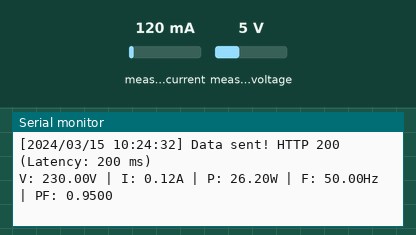
This sketch was run on a simulated ESP32. Parts: the last lines printed to the serial monitor. The test bench sets the inputs (shaded band); at power-on: measured current 120 mA, measured voltage 5 V. WiFi joins after 1.5 s; servers stay silent unless stated; uploads are accepted with an empty reply; the local clock reads 2024-03-15 10:24:30 at power-on unless the sketch sets it.

Above: at 2.7 s.
2.8 s: measured current set to 40 mA
At 3.98 s:
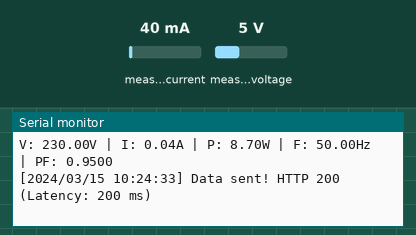
4.3 s: measured voltage set to 0.3 V
At 4.4 s:
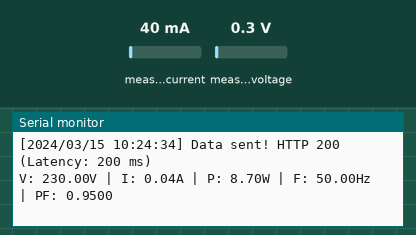
5.8 s: measured current set to 500 mA
At 5.84 s:
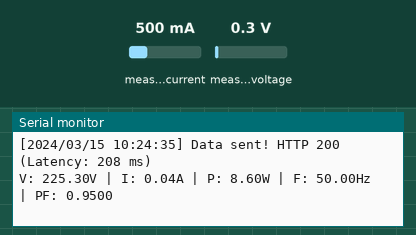
Timing chart, 0 to 8.8 s (numbered marks = the images above; inputs shaded):
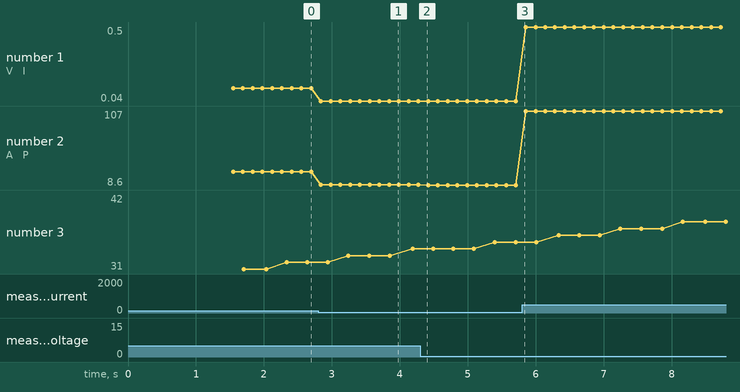

Measured:
- after the input at 2.8 s, the serial monitor: prints a new line at once (image 1)
- plotted number 1: 0.12 → 0.04 after the input at 2.8 s, 0.04 → 0.5 after the input at 5.8 s
- plotted number 2: 26.2 → 8.7 after the input at 2.8 s, 8.7 → 8.6 after the input at 4.3 s, 8.6 → 107 after the input at 5.8 s

The sketch:

final-code.ino
```cpp
#include <WiFiManager.h>       // WiFiManager library
#include <HTTPClient.h>        // HTTP Client for Firebase REST API
#include <ArduinoJson.h>       // JSON formatter
#include <PZEM004Tv30.h>       // PZEM004Tv30 library
#include <time.h>              // Time synchronization
#include "freertos/semphr.h"   // FreeRTOS semaphore for synchronization
#include <WiFi.h>              // ESP32 WiFi library

// Firebase REST API Configuration
#define FIREBASE_URL "https://powerquality-d9f8e-default-rtdb.asia-southeast1.firebasedatabase.app"
#define FIREBASE_AUTH "8e314838b9d5a6ace9a719c8ba39426878a83816"  // Replace with your Firebase secret key

// PZEM004Tv30 configuration
#define PZEM_RX_PIN 16
#define PZEM_TX_PIN 17
PZEM004Tv30 pzem(Serial2, PZEM_RX_PIN, PZEM_TX_PIN);

// Time configuration
const long gmtOffset_sec = 28800;  // GMT+8 (Philippines)
const int daylightOffset_sec = 0;

// Sensor Network Credentials
const String nodeCode = "C-4";
const String location = "Cebu City, Cebu";

// Shared variables (protected by mutex)
float voltage, current, power, frequency, pf;
char dateString[20], timeString[20];
unsigned long lastReadingTime = 0;
const unsigned long timeoutInterval = 120000;

// Mutex for synchronization
SemaphoreHandle_t dataMutex;

// Function to connect to WiFi
void connectWiFi() {
    WiFiManager wm;

    if (WiFi.SSID() == "") {
        Serial.println("No saved WiFi credentials, starting WiFiManager...");

        unsigned long startMillis = millis(); // Start time tracking
        wm.setConfigPortalTimeout(120); // Set WiFiManager timeout to 2 minutes (120 seconds)

        if (!wm.autoConnect("ESP32_WiFiManager")) {
            Serial.println("WiFiManager timed out! Restarting...");
            ESP.restart();
        }
    } else {
        Serial.println("Connecting to saved WiFi...");
        WiFi.begin();
        WiFi.setAutoReconnect(true);
        WiFi.persistent(true);

        int attempts = 0;
        while (WiFi.status() != WL_CONNECTED) {
            Serial.print(".");
            delay(500);
            attempts++;

            // If it takes longer than 2 minutes, restart
            if (attempts >= 240) { // 240 * 500ms = 120 seconds
                Serial.println("\nWiFi connection timeout! Restarting...");
                ESP.restart();
            }
        }

        Serial.println("\nWiFi Connected!");
    }
}


// Function to handle WiFi auto-reconnect
void checkWiFi() {
    if (WiFi.status() != WL_CONNECTED) {
        Serial.println("WiFi disconnected! Reconnecting...");
        WiFi.disconnect();
        WiFi.reconnect();
    }
}

void setup() {
    Serial.begin(115200);
    connectWiFi();
    configTime(gmtOffset_sec, daylightOffset_sec, "pool.ntp.org", "time.nist.gov");

    struct tm timeinfo;
    while (!getLocalTime(&timeinfo)) {
        Serial.println("Failed to obtain time. Retrying...");
        delay(500);
    }
    Serial.println("Time synchronized successfully!");

    // Create mutex
    dataMutex = xSemaphoreCreateMutex();

    // Create FreeRTOS Tasks
    xTaskCreatePinnedToCore(TaskReadSensor, "TaskReadSensor", 4096, NULL, 2, NULL, 0);
    xTaskCreatePinnedToCore(TaskSendToFirebase, "TaskSendToFirebase", 8192, NULL, 3, NULL, 1);
    xTaskCreatePinnedToCore(TaskCheckWiFi, "TaskCheckWiFi", 2048, NULL, 1, NULL, 0);
}

void loop() {
    // FreeRTOS handles tasks, nothing needed here.
}

// Task 1: Read Sensor Data Every 1 Second
void TaskReadSensor(void *pvParameters) {
    while (1) {
        struct tm timeinfo;
        if (getLocalTime(&timeinfo)) {
            xSemaphoreTake(dataMutex, portMAX_DELAY);
            sprintf(dateString, "%04d/%02d/%02d",
                    timeinfo.tm_year + 1900, timeinfo.tm_mon + 1, timeinfo.tm_mday );
            sprintf(timeString, "%02d:%02d:%02d",
                    timeinfo.tm_hour, timeinfo.tm_min, timeinfo.tm_sec);
            xSemaphoreGive(dataMutex);
        } else {
            Serial.println("Failed to get time.");
        }

        xSemaphoreTake(dataMutex, portMAX_DELAY);
        voltage = pzem.voltage();
        current = pzem.current();
        power = pzem.power();
        frequency = pzem.frequency();
        pf = pzem.pf();
        xSemaphoreGive(dataMutex);

        if (!isnan(voltage) && !isnan(current) && !isnan(power) &&
            !isnan(frequency) && !isnan(pf)) {
            lastReadingTime = millis();  // Update last successful reading time
        }

        Serial.printf("V: %.2fV | I: %.2fA | P: %.2fW | F: %.2fHz | PF: %.4f\n",
                      voltage, current, power, frequency, pf);

        // Check if no readings have been received for more than 2 minutes
        if (millis() - lastReadingTime > timeoutInterval) {
            Serial.println("❌ No sensor readings received for 2 minutes! Restarting...");
            ESP.restart(); // Restart the ESP32
        }

        vTaskDelay(100 / portTICK_PERIOD_MS); // Optimized delay
    }
}

// Task 2: Send Data to Firebase Using REST API (Asynchronous)
void TaskSendToFirebase(void *pvParameters) {
    while (1) {
        xSemaphoreTake(dataMutex, portMAX_DELAY);

        // Construct Firebase path
        String nodePath = nodeCode + "/" + dateString + "/" + timeString + ".json?auth=" + FIREBASE_AUTH;
        String url = String(FIREBASE_URL) + "/" + nodePath;


        // Create JSON payload
        StaticJsonDocument<200> doc;
        doc["date"] = dateString;
        doc["time"] = timeString;
        doc["voltage"] = voltage;
        doc["current"] = current;
        doc["power"] = power;
        doc["frequency"] = frequency;
        doc["powerFactor"] = pf;
        String jsonOut;
        serializeJson(doc, jsonOut);

        xSemaphoreGive(dataMutex);

        // Send data asynchronously
        HTTPClient http;
        http.begin(url);
        http.addHeader("Content-Type", "application/json");

        unsigned long startMillis = millis();
        int httpResponseCode = http.PUT(jsonOut);
        unsigned long endMillis = millis();

        if (httpResponseCode > 0) {
            Serial.printf("[%s %s] Data sent! HTTP %d (Latency: %lu ms)\n",
                          dateString, timeString, httpResponseCode, endMillis - startMillis);
        } else {
            Serial.printf("⚠️ Error sending data! HTTP %d\n", httpResponseCode);
        }

        http.end();

        vTaskDelay(100 / portTICK_PERIOD_MS);
    }
}

// Task 3: Check WiFi Every 5 Seconds
void TaskCheckWiFi(void *pvParameters) {
    while (1) {
        checkWiFi();
        vTaskDelay(5000 / portTICK_PERIOD_MS);
    }
}
```
